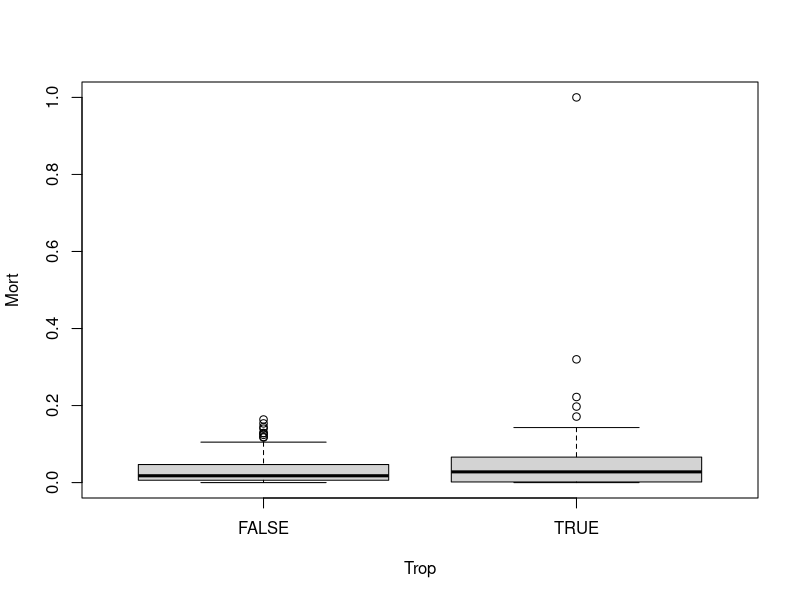

Write the R code that produced this figure. (Note: this script raises an error after producing the figure.)
## ---- chunk 1
library(readr)
library(dplyr)
library(stringi)
## ---- chunk 2
DC <- read_csv("C19.csv")
DD <- read_csv("Demo.csv")
## ---- chunk 3
DC%>%filter(Pais== "United Kingdom")%>%group_by(Fecha)%>%summarize(sum(Muertos))
## ---- chunk 4
subset(DC, DC$Pais=="United Kingdom")
## ---- chunk 5
UK <- subset(DC, DC$Pais=="United Kingdom")
## ---- chunk 6
UK%>%group_by(UK$Fecha)%>%summarize(Muertos=sum(Muertos), Contagiados=sum(Contagiados),Recuperados=sum(Recuperados)) -> DFU
## ---- chunk 7
round((sum(!complete.cases(DC))/nrow(DC))*100,digits = 2)
round((sum(!complete.cases(DD))/nrow(DD))*100,digits = 2)

## ---- chunk 8
sum(is.na(DC$Fecha))
sum(is.na(DC$Pais))
sum(is.na(DC$Provincia))
sum(is.na(DC$Latitud))
sum(is.na(DC$Longitud))
sum(is.na(DC$Contagiados))
sum(is.na(DC$Muertos))
sum(is.na(DC$Recuperados))




## ---- chunk 9
sum(is.na(DD$Pais))
sum(is.na(DD$Poblacion))
sum(is.na(DD$Incremento))
sum(is.na(DD$Densidad))
sum(is.na(DD$Area))
sum(is.na(DD$Migracion))
sum(is.na(DD$Fertilidad))
sum(is.na(DD$Edad))
sum(is.na(DD$Urbana))

## ---- chunk 10
length(unique(DC$Pais))
## ---- chunk 11
length(DC$Provincia)
## ---- chunk 12
nrow(subset(DC, is.na(DC$Pais)))
## ---- chunk 13
length(DC$Provincia)-nrow(subset(DC, is.na(DC$Provincia)))

## ---- chunk 14

DFU[which(DFU$Contagiados != 0),]
## ---- chunk 15
nrow(DFU[which(DFU$Contagiados != 0),])
DFU[which(DFU$Contagiados != 0),][104,]

## ---- chunk 16
DFU[which(DFU$Contagiados == max(DFU$Contagiados)),]
## ---- chunk 17
max(DFU$Contagiados[10:length(DFU)])
length(UK)

## ---- chunk 18
UK -> DFU
## ---- chunk 19
DC %>% filter(Fecha == max(Fecha)) -> DF
Mort <- DF$Muertos/DF$Contagiados
Trop <- (-23 <= DF$Latitud) & (DF$Latitud <= 23)
boxplot(Mort ~ Trop)
## ---- chunk 20
IQR(DF$Muertos/DF$Contagiados, r)
## ---- chunk 21
DFU <- cbind(DFU,"TMA"= 100*(DFU$Muertos/DFU$Contagiados))
## ---- chunk 22

dianterior <- DFU[2:nrow(DFU),]
dianterior <- rbind(dianterior, c())
DFU <- cbind(DFU, ContDia = DFU$Contagiados-dianterior$Contagiados)
diff(DFU$Contagiados-DFU$Contagiados)
## ---- chunk 23
DFU %>%
    DFU(id) %>%
    arrange(date) %>%
    mutate(diff = value - lag(value, default = first(value)))

## ---- chunk 24
nrow(DD)
ncol(DD)

## ---- chunk 25
sum(!complete.cases(DC))/nrow(DC)*100
sum(!complete.cases(DD))/nrow(DD)*100

## ---- chunk 26
max(DFU$Fecha) - min(DFU$Fecha)

## ---- chunk 27
unique(subset(DC$Provincia,DC$Pais=="United Kingdom"))
## ---- chunk 28
#DFU <- aggregate(DC$Contagiados[DC$Pais=="United Kingdom"], by=list(DC$Fecha[DC$Pais=="United Kingdom"]),    FUN=sum, na.rm=TRUE)

## ---- chunk 29
DC %>%
    group_by() %>%
    arrange(date) %>%
    mutate(diff = value - lag(value, default = first(value)))
## ---- chunk 30
dfu <- aggregate(DC$Contagiados[DC$Pais=="United Kingdom"], by=list(DC$Fecha[DC$Pais=="United Kingdom"]),    FUN=sum, na.rm=TRUE) 
summary(dfu)
sd (dfu$x)
max(dfu$x) - min(dfu$x)
IQR(dfu$x)
sd(dfu$x, na.rm=TRUE)/mean(dfu$x, na.rm=TRUE)*100 
min(dfu$x)
median(dfu$x)
mean(dfu$x)
max(dfu$x)

## ---- chunk 31
sd (dfu$x)
max(dfu$x) - min(dfu$x)
IQR(dfu$x)
sd(dfu$x, na.rm=TRUE)/mean(dfu$x, na.rm=TRUE)*100 

## ---- chunk 32
dfu[which.max(dfu$x),]
## ---- chunk 33
plot(DFU$Fecha,DFU$TMA)

## ---- chunk 34

## ---- chunk 35
DC %>% filter(Fecha == max(Fecha)) -> DF
Mort <- DF$Muertos/DF$Contagiados
Trop <- (-23 <= DF$Latitud) & (DF$Latitud <= 23)
boxplot(Mort ~ Trop)
## ---- chunk 36
 DC %>% filter(Fecha == max(Fecha)) -> DF 
Mort <- DF$Muertos/DF$Contagiados 
Trop <- (-22 <= DF$Latitud) & (DF$Latitud <= 22) 
boxplot(Mort ~ Trop,outline=FALSE)

## ---- chunk 37
hist(cut(dfu$x,breaks=seq(from=0,to=1000,by=1000)))
## ---- chunk 38
DC %>% filter(Fecha == max(Fecha)) -> DZ
DX <- left_join(DZ,DD)
DX$Mort <- DX$Muertos/DX$Contagiados
DX <- DX[!is.na(DX$Mort),]
Trop <- (-23 <= DX$Latitud) & (DX$Latitud <= 23)

plot(
  DX$Edad
, DX$Fertilidad
, cex=log10(DX$Contagiados)
, pch = 21
, col= rgb(0,0,1,0.1)
, bg = rgb(Trop,0,0,DX$Mort)
, bty = "n"
, xlab = "mediana de la edad"
, ylab = "fertilidad promedio"
)
